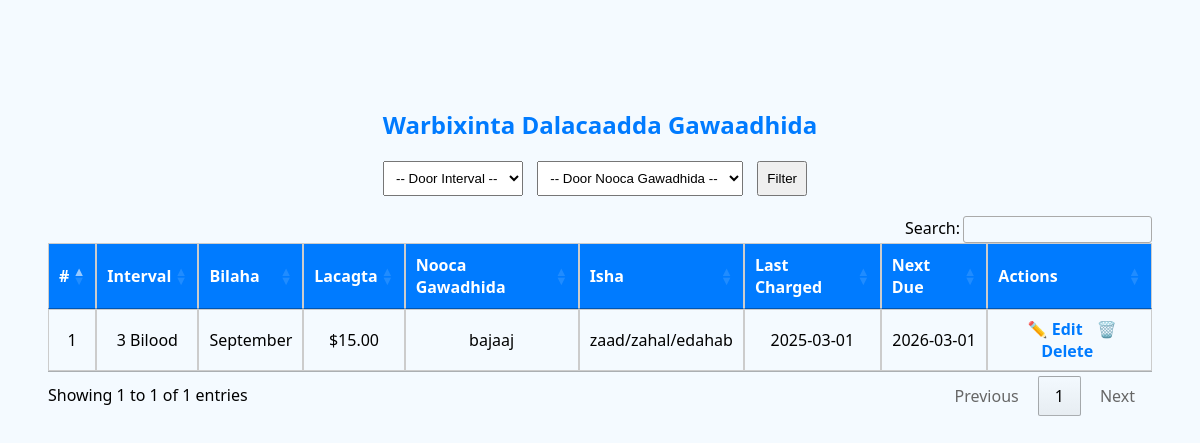
The page /autocharge/auto_charge_report.php on the database its author committed.
### tables this page shows
CREATE TABLE `tbl_auto_charges` (
  `id` int(11) NOT NULL,
  `interval_months` int(11) DEFAULT NULL,
  `amount` decimal(10,2) DEFAULT NULL,
  `vehicle_type` varchar(100) DEFAULT NULL,
  `due_date` date DEFAULT NULL,
  `source` varchar(100) DEFAULT NULL,
  `created_at` datetime DEFAULT NULL,
  `last_charged_date` date DEFAULT NULL,
  `next_due_date` date DEFAULT NULL
);

### autocharge/auto_charge_report.php (the view, shortened to what this page needs)
<?php
$conn = new mysqli("localhost", "root", "", "roadtaxsystem");
$where = "1";
$query = "SELECT a.*, GROUP_CONCAT(m.month_name ORDER BY m.month_name) AS months
          FROM tbl_auto_charges a
          LEFT JOIN tbl_charge_months m ON a.interval_months = m.interval_months
          WHERE $where
          GROUP BY a.id ORDER BY a.created_at DESC";
$result = $conn->query($query);
?>
<!DOCTYPE html>
<html>
<head>
  <link rel="stylesheet" href="https://cdn.datatables.net/1.13.6/css/jquery.dataTables.min.css">
  <link rel="stylesheet" href="https://cdn.datatables.net/buttons/2.4.1/css/buttons.dataTables.min.css">
</head>
<body>
  <h2 style="text-align:center;">Warbixinta Dalacaadda Gawaadhida</h2>
  <form method="GET" style="text-align:center;">
    <select name="interval">
      <option value="">-- Door Interval --</option>
    </select>
    <select name="vehicle_type">
      <option value="">-- Door Nooca Gawadhida --</option>
    </select>
    <button type="submit">Filter</button>
  </form>
  <table id="reportTable">
    <thead>
      <tr>
        <th>#</th>
        <th>Interval</th>
        <th>Bilaha</th>
        <th>Lacagta</th>
        <th>Nooca Gawadhida</th>
        <th>Isha</th>
        <th>Last Charged</th>
        <th>Next Due</th>
        <th>Actions</th>
      </tr>
    </thead>
    <tbody>
      <?php
      $i = 1;
      while ($row = $result->fetch_assoc()) {
        echo "<tr>
          <td>".$i++."</td>
          <td>".$row['interval_months']." Bilood</td>
          <td>".$row['months']."</td>
          <td>$".$row['amount']."</td>
          <td>".$row['vehicle_type']."</td>
          <td>".$row['source']."</td>
          <td>".$row['last_charged_date']."</td>
          <td>".$row['next_due_date']."</td>
          <td class='actions'>
            <a href='edit_charge?id=".$row['id']."'>✏️ Edit</a>
            <a href='delete_charge?id=".$row['id']."' onclick=\"return confirm('Ma hubtaa in aad tirtirto?')\">🗑️ Delete</a>
          </td>
        </tr>";
      }
      ?>
    </tbody>
  </table>
</body>
</html>

### autocharge/auto_charge_report.php (style rules this page uses)
body { font-family: 'Segoe UI', sans-serif; background: #f4faff; padding: 40px; }
h2 { color: #007bff; margin-top: 60px; }
table { width: 100%; border-collapse: collapse; margin-top: 20px; }
th, td { padding: 10px; border: 1px solid #ccc; text-align: center; }
th { background-color: #007bff; color: white; }
.actions a { margin: 0 5px; text-decoration: none; color: #007bff; font-weight: bold; }
form { margin-bottom: 20px; }
select, button { padding: 8px; margin-right: 10px; }

### rows shown on the page
tbl_auto_charges: interval_months "3", months "September", amount "15.00", vehicle_type "bajaaj", source "zaad/zahal/edahab", last_charged_date "2025-03-01", next_due_date "2026-03-01"
